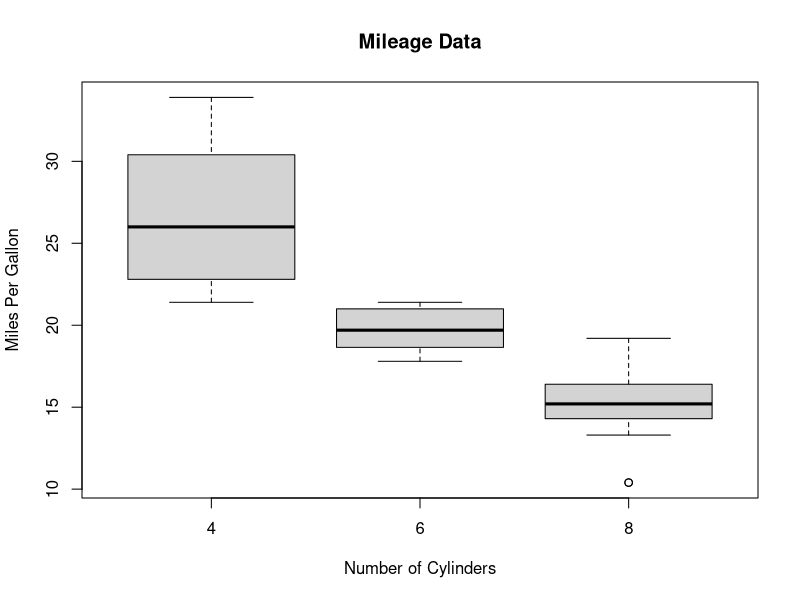
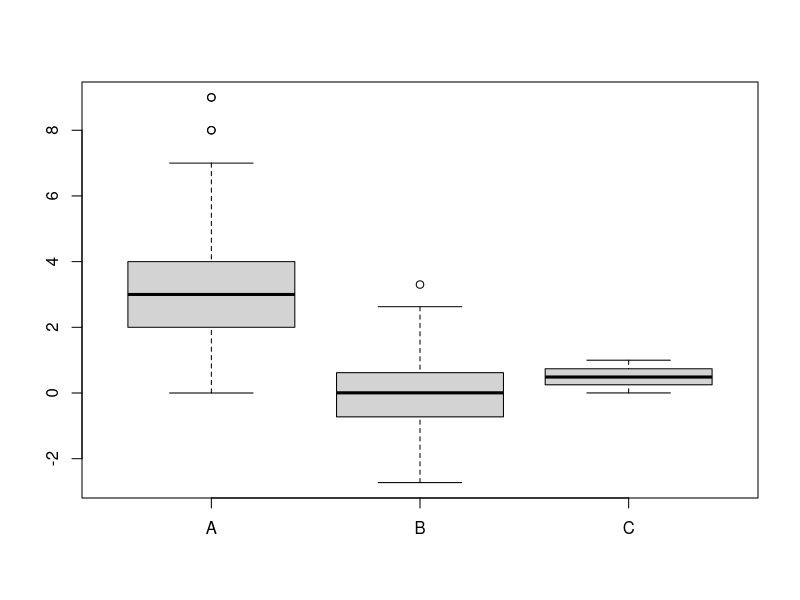
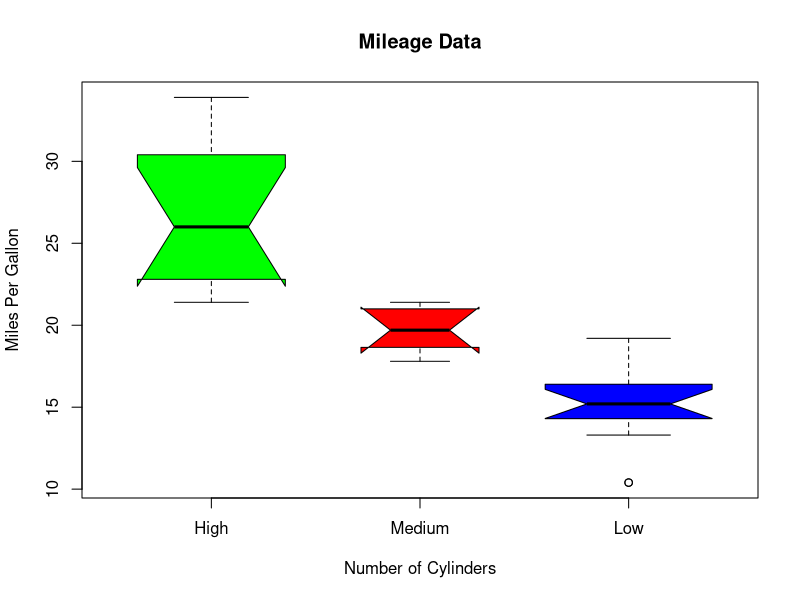

Recreate these plots in R, in order.
input <- mtcars[, c('mpg', 'cyl')]
print(head(input))

# Plot the chart.
boxplot(mpg ~ cyl, data = mtcars,
        xlab = "Number of Cylinders",
        ylab = "Miles Per Gallon",
        main = "Mileage Data")

set.seed(20000)									
data <- data.frame( A = rpois(900, 3),
                    B = rnorm(900),
                    C = runif(900)
                    
                    
)

# Applying boxplot function
boxplot(data)

# Plot the chart.
boxplot(mpg ~ cyl, data = mtcars,
        xlab = "Number of Cylinders",
        ylab = "Miles Per Gallon",
        main = "Mileage Data",
        notch = TRUE,
        varwidth = TRUE,
        col = c("green", "red", "blue"),
        names = c("High", "Medium", "Low")
)

